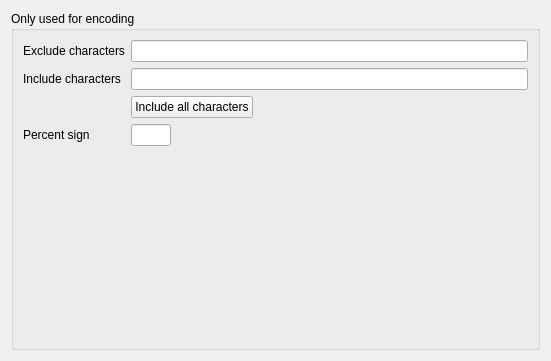
<?xml version="1.0" encoding="UTF-8"?>
<ui version="4.0">
<comment>
  * Released as open source by Gabriel Caudrelier
  *
  * Developed by Gabriel Caudrelier, gabriel dot caudrelier at gmail dot com
  *
  * https://github.com/metrodango/pip3line
  *
  * Released under AGPL see LICENSE for more information
</comment>
 <class>UrlEncodeWidget</class>
 <widget class="QWidget" name="UrlEncodeWidget">
  <property name="geometry">
   <rect>
    <x>0</x>
    <y>0</y>
    <width>551</width>
    <height>361</height>
   </rect>
  </property>
  <property name="windowTitle">
   <string>Form</string>
  </property>
  <layout class="QVBoxLayout" name="verticalLayout">
   <item>
    <widget class="QGroupBox" name="groupBox">
     <property name="title">
      <string>Only used for encoding</string>
     </property>
     <layout class="QFormLayout" name="formLayout">
      <property name="fieldGrowthPolicy">
       <enum>QFormLayout::ExpandingFieldsGrow</enum>
      </property>
      <property name="labelAlignment">
       <set>Qt::AlignLeading|Qt::AlignLeft|Qt::AlignVCenter</set>
      </property>
      <item row="0" column="0">
       <widget class="QLabel" name="label">
        <property name="text">
         <string>Exclude characters</string>
        </property>
       </widget>
      </item>
      <item row="0" column="1">
       <widget class="QLineEdit" name="excludeLineEdit">
        <property name="toolTip">
         <string>Exclude some characters from being encoded (has lower priority against including)</string>
        </property>
       </widget>
      </item>
      <item row="1" column="0">
       <widget class="QLabel" name="label_2">
        <property name="text">
         <string>Include characters</string>
        </property>
       </widget>
      </item>
      <item row="1" column="1">
       <widget class="QLineEdit" name="includeLineEdit">
        <property name="toolTip">
         <string>Include characters that are normally not encoded (has priority over excluding)</string>
        </property>
       </widget>
      </item>
      <item row="2" column="1">
       <widget class="QPushButton" name="includeAllPushButton">
        <property name="toolTip">
         <string>Include all the characters that are normally excluded from encoding</string>
        </property>
        <property name="text">
         <string>Include all characters</string>
        </property>
       </widget>
      </item>
      <item row="3" column="1">
       <widget class="QLineEdit" name="percentLineEdit">
        <property name="maximumSize">
         <size>
          <width>40</width>
          <height>16777215</height>
         </size>
        </property>
        <property name="toolTip">
         <string>Change the percent sign to something else</string>
        </property>
        <property name="maxLength">
         <number>1</number>
        </property>
        <property name="alignment">
         <set>Qt::AlignCenter</set>
        </property>
       </widget>
      </item>
      <item row="3" column="0">
       <widget class="QLabel" name="label_3">
        <property name="text">
         <string>Percent sign</string>
        </property>
       </widget>
      </item>
     </layout>
    </widget>
   </item>
  </layout>
 </widget>
 <resources/>
 <connections/>
 <slots>
  <slot>on_excludeLineEdit_textChanged(QString)</slot>
  <slot>on_includeLineEdit_textChanged(QString)</slot>
  <slot>on_includeAllPushButton_clicked()</slot>
 </slots>
</ui>
